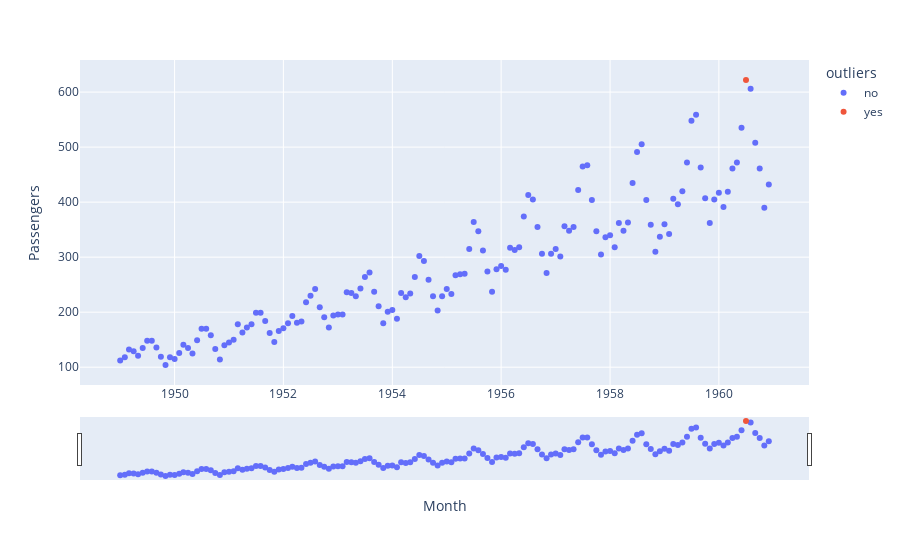

Write notebook code for a chart like this one.
### Code cell
fig = px.scatter(pas.reset_index(), x='Month', y='Passengers', color='outliers')
fig.update_xaxes(
    rangeslider_visible=True,
)
fig.show()

### Figure 1 — Plotly figure (JSON) as saved in the notebook; plotly's stock layout.template omitted (floating-point values rounded to 4 significant figures; data arrays with more than 128 entries replaced by an {"elided": "..."} marker saying what was removed)
{"data": [{"hovertemplate": "outliers=no<br>Month=%{x}<br>Passengers=%{y}<extra></extra>", "legendgroup": "no", "marker": {"color": "#636efa", "symbol": "circle"}, "mode": "markers", "name": "no", "orientation": "v", "showlegend": true, "type": "scatter", "x": {"elided": "143 str values"}, "xaxis": "x", "y": {"elided": "143 int values"}, "yaxis": "y"}, {"hovertemplate": "outliers=yes<br>Month=%{x}<br>Passengers=%{y}<extra></extra>", "legendgroup": "yes", "marker": {"color": "#EF553B", "symbol": "circle"}, "mode": "markers", "name": "yes", "orientation": "v", "showlegend": true, "type": "scatter", "x": ["1960-07-01T00:00:00"], "xaxis": "x", "y": [622], "yaxis": "y"}], "layout": {"legend": {"title": {"text": "outliers"}, "tracegroupgap": 0}, "margin": {"t": 60}, "xaxis": {"anchor": "y", "domain": [0, 1], "rangeslider": {"visible": true}, "title": {"text": "Month"}}, "yaxis": {"anchor": "x", "domain": [0, 1], "title": {"text": "Passengers"}}}}
